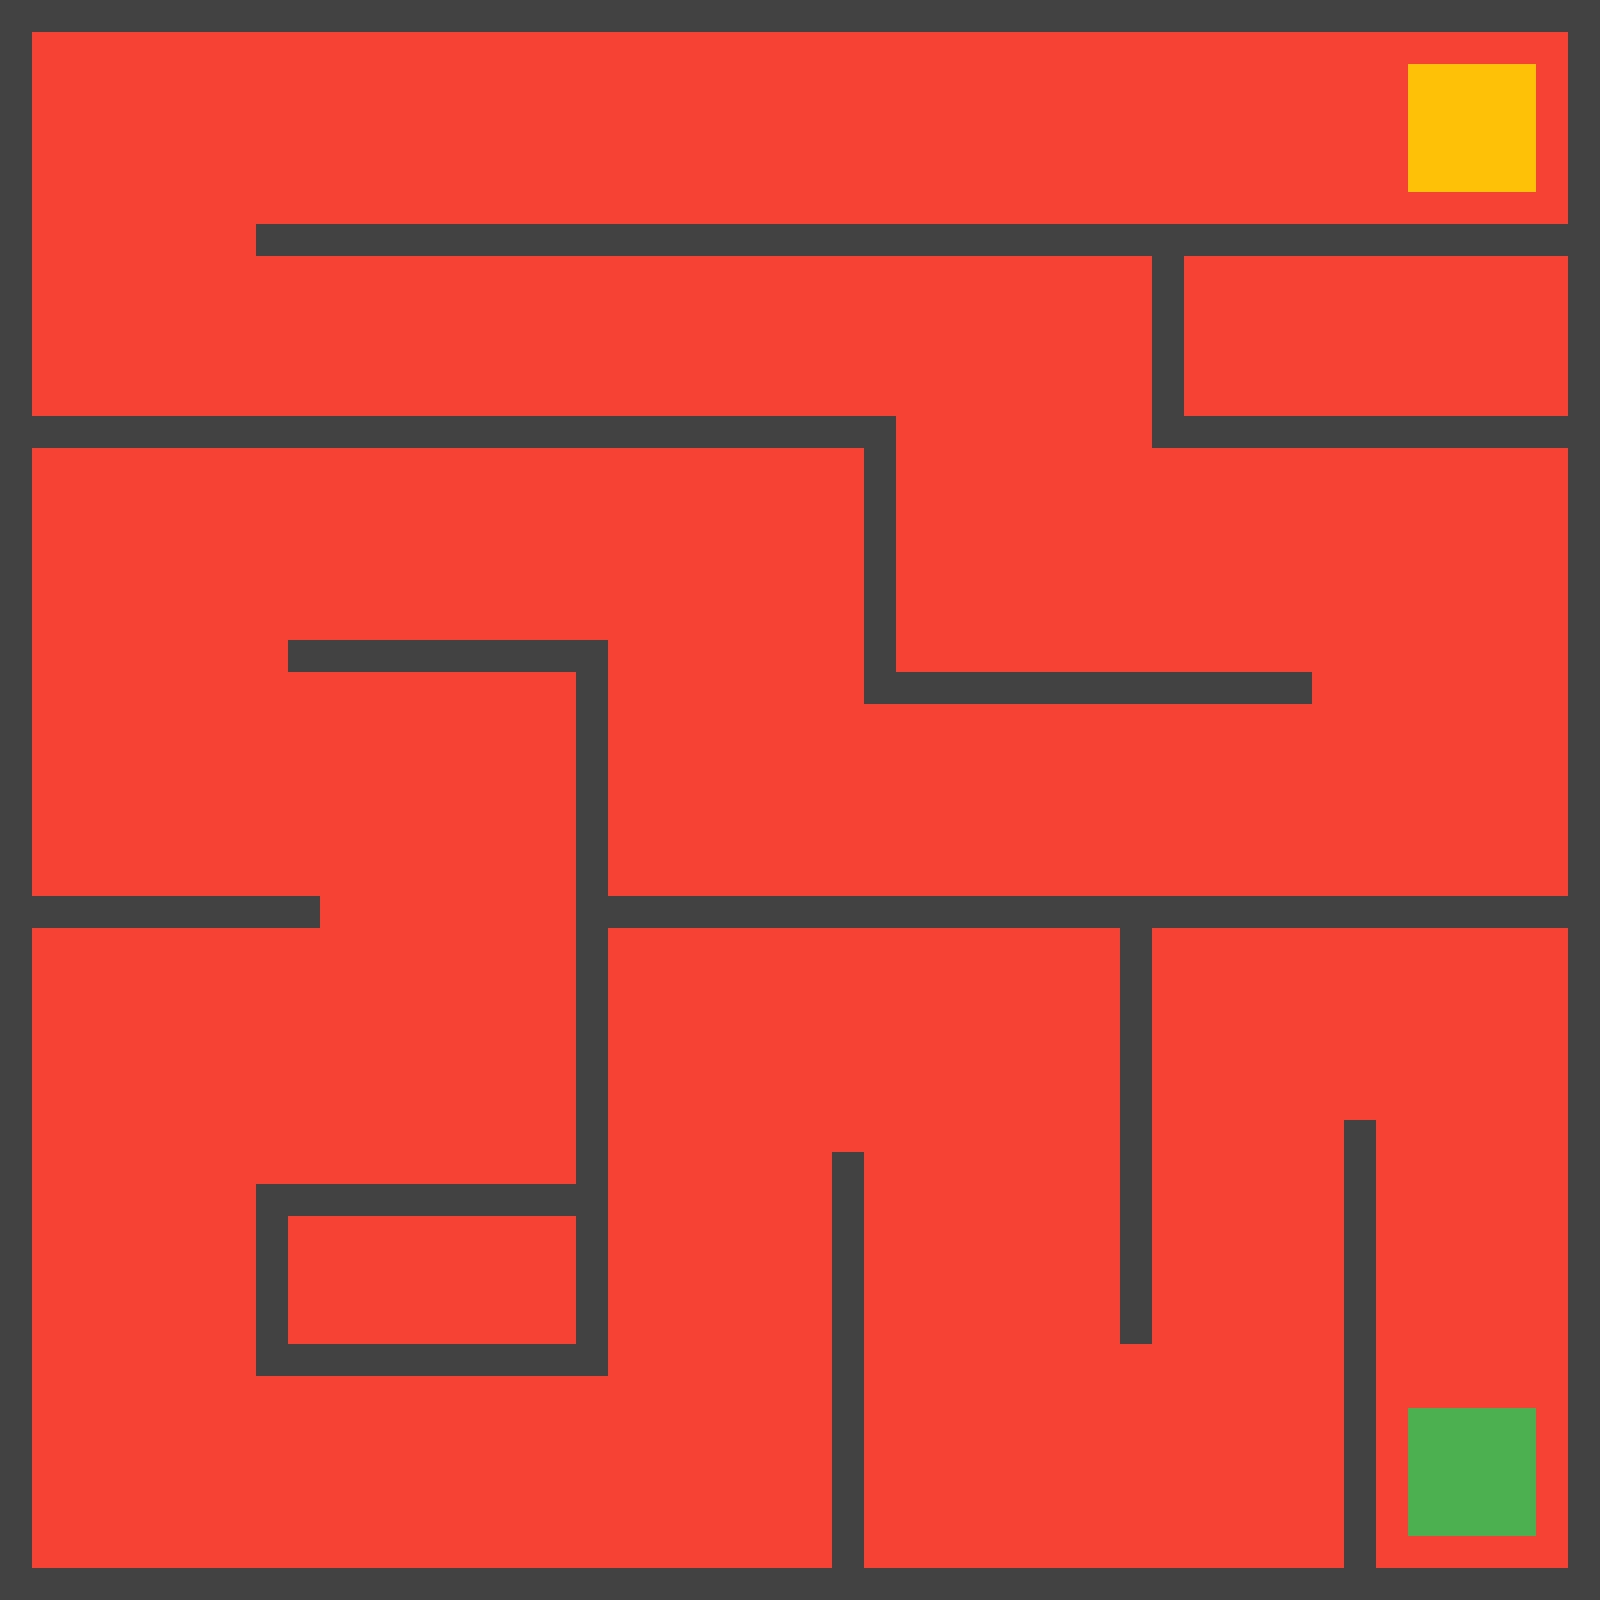

Rendered tile map (Tiled .tmx) drawn with the repository's tilesets; below, a short description and the map source with its tile grids summarised:
An orthogonal 50x50 tile map with 32x32 px tiles, 2 tile layers (Kachelebene 1, Kachelebene 2) and 25 objects (23x wall, target, start).

<map version="1.2" tiledversion="1.2.0" orientation="orthogonal" renderorder="right-down" width="50" height="50" tilewidth="32" tileheight="32" infinite="0" nextlayerid="4" nextobjectid="32">
 <tileset firstgid="1" name="colors" tilewidth="32" tileheight="32" tilecount="400" columns="20">
  <image source="textures/colors.png" width="640" height="640" />
 </tileset>
 <layer id="1" name="Kachelebene 1" width="50" height="50">
  <data>[2500 cells, 2500 non-empty, 1 distinct tile ids]</data>
 </layer>
 <layer id="2" name="Kachelebene 2" width="50" height="50">
  <data>[2500 cells, 470 non-empty, 3 distinct tile ids]</data>
 </layer>
 <objectgroup id="3" name="Objektebene 1">
  <object id="3" type="wall" x="0" y="0" width="1600" height="32" />
  <object id="4" type="wall" x="0" y="0" width="32" height="1600" />
  <object id="5" type="wall" x="0" y="1568" width="1600" height="32" />
  <object id="6" type="wall" x="1568" y="0" width="32" height="1600" />
  <object id="7" type="wall" x="256" y="224" width="1344" height="32" />
  <object id="8" type="wall" x="1152" y="416" width="448" height="32" />
  <object id="9" type="wall" x="1152" y="224" width="32" height="224" />
  <object id="10" type="wall" x="0" y="416" width="896" height="32" />
  <object id="12" type="wall" x="864" y="672" width="448" height="32" />
  <object id="13" type="wall" x="288" y="640" width="320" height="32" />
  <object id="15" type="wall" x="0" y="896" width="320" height="32" />
  <object id="16" type="wall" x="256" y="1184" width="352" height="32" />
  <object id="17" type="wall" x="256" y="1184" width="32" height="192" />
  <object id="18" type="wall" x="256" y="1344" width="352" height="32" />
  <object id="19" type="wall" x="576" y="896" width="1024" height="32" />
  <object id="20" type="wall" x="1120" y="896" width="32" height="448" />
  <object id="21" type="wall" x="1344" y="1120" width="32" height="480" />
  <object id="22" type="wall" x="832" y="1152" width="32" height="448" />
  <object id="23" type="target" x="1408" y="1408" width="128" height="128" />
  <object id="24" type="start" x="1408" y="64" width="128" height="128" />
  <object id="25" type="wall" x="576" y="640" width="32" height="288" />
  <object id="26" type="wall" x="576" y="1184" width="32" height="192" />
  <object id="27" type="wall" x="864" y="576" width="32" height="128" />
  <object id="30" type="wall" x="864" y="448" width="32" height="128" />
  <object id="31" type="wall" x="576" y="928" width="32" height="256" />
 </objectgroup>
</map>
